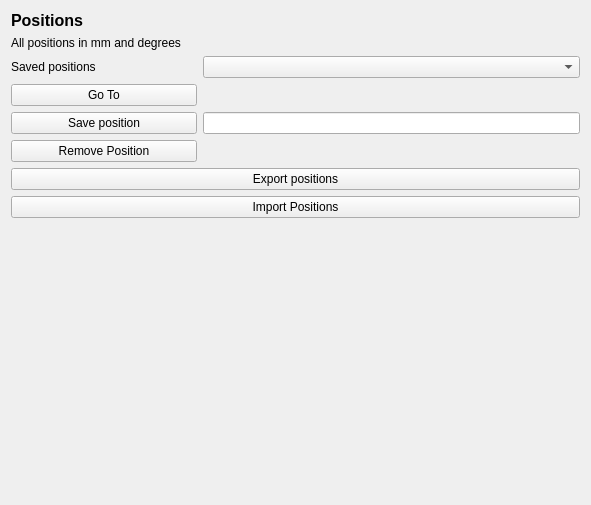
<?xml version="1.0" encoding="UTF-8"?>
<ui version="4.0">
 <class>Form</class>
 <widget class="QWidget" name="Form">
  <property name="geometry">
   <rect>
    <x>0</x>
    <y>0</y>
    <width>591</width>
    <height>505</height>
   </rect>
  </property>
  <property name="windowTitle">
   <string>Form</string>
  </property>
  <layout class="QGridLayout" name="gridLayout">
   <item row="2" column="1" colspan="2">
    <widget class="QComboBox" name="comboBox_positions"/>
   </item>
   <item row="0" column="0">
    <widget class="QLabel" name="label">
     <property name="font">
      <font>
       <pointsize>12</pointsize>
       <weight>75</weight>
       <bold>true</bold>
      </font>
     </property>
     <property name="text">
      <string>Positions </string>
     </property>
    </widget>
   </item>
   <item row="5" column="0">
    <widget class="QPushButton" name="pushButton_remove_position">
     <property name="text">
      <string>Remove Position</string>
     </property>
    </widget>
   </item>
   <item row="4" column="0">
    <widget class="QPushButton" name="pushButton_save_position">
     <property name="text">
      <string>Save position</string>
     </property>
    </widget>
   </item>
   <item row="2" column="0">
    <widget class="QLabel" name="label_2">
     <property name="text">
      <string>Saved positions</string>
     </property>
    </widget>
   </item>
   <item row="4" column="1" colspan="2">
    <widget class="QLineEdit" name="lineEdit_position_name"/>
   </item>
   <item row="6" column="0" colspan="3">
    <widget class="QPushButton" name="pushButton_export">
     <property name="text">
      <string>Export positions</string>
     </property>
    </widget>
   </item>
   <item row="8" column="1">
    <spacer name="verticalSpacer">
     <property name="orientation">
      <enum>Qt::Vertical</enum>
     </property>
     <property name="sizeHint" stdset="0">
      <size>
       <width>20</width>
       <height>40</height>
      </size>
     </property>
    </spacer>
   </item>
   <item row="3" column="1" colspan="2">
    <widget class="QLabel" name="label_current_position">
     <property name="text">
      <string/>
     </property>
    </widget>
   </item>
   <item row="3" column="0">
    <widget class="QPushButton" name="pushButton_go_to">
     <property name="text">
      <string>Go To</string>
     </property>
    </widget>
   </item>
   <item row="1" column="0">
    <widget class="QLabel" name="label_3">
     <property name="text">
      <string>All positions in mm and degrees</string>
     </property>
    </widget>
   </item>
   <item row="7" column="0" colspan="3">
    <widget class="QPushButton" name="pushButton_import">
     <property name="text">
      <string>Import Positions</string>
     </property>
    </widget>
   </item>
  </layout>
 </widget>
 <resources/>
 <connections/>
</ui>
